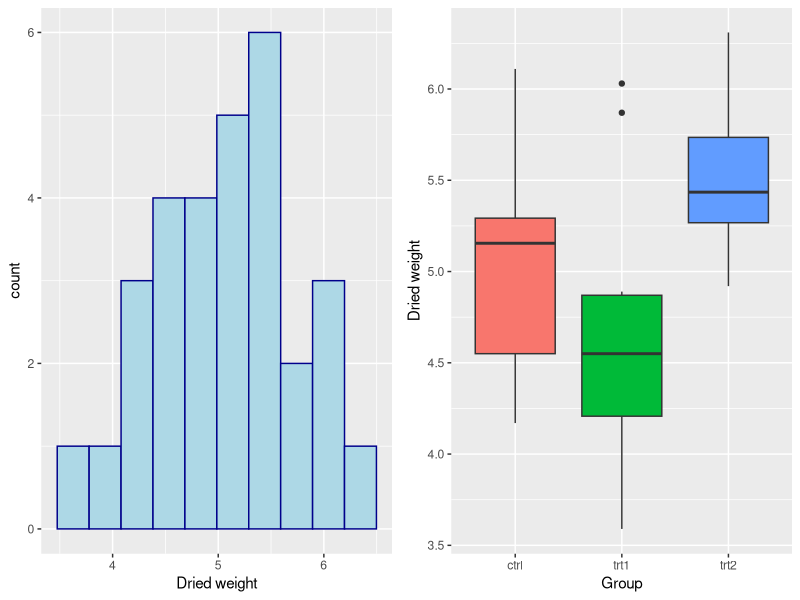
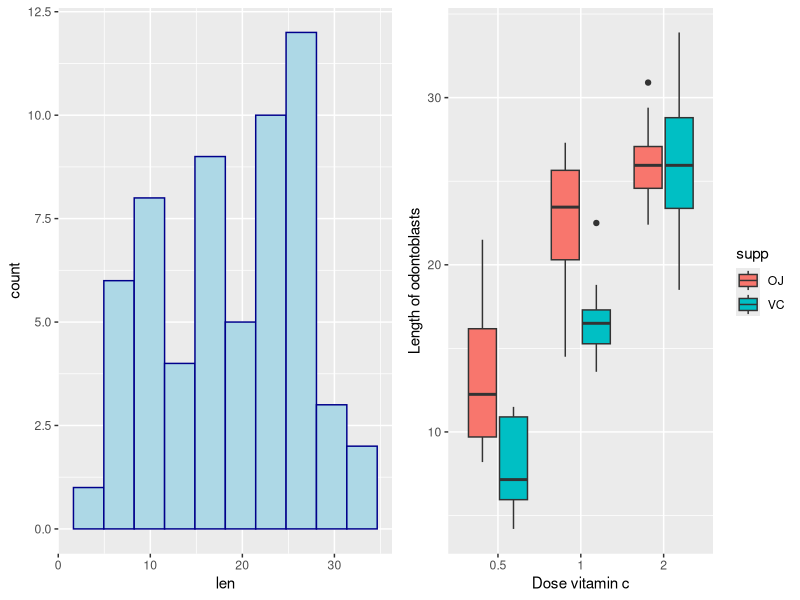

Source code (R) for these figures, in order:
# ---------------------------------------------------------------------------------
# Clase 06 - Script Anova y posteriores
# Dra. Dra. Angélica Rueda
# 15 enero 2022
# Curso Análisis de datos con R para Biociencias.
# ---------------------------------------------------------------------------------

# PAQUETES
library(ggplot2)
library(dplyr)
library(gridExtra) # Permite realizar graficas en paneles
library(knitr) # Permite imprimir tablas desde pruebas estadisticas
library(broom)  # Permite imprimir tablas desde pruebas estadisticas

# ESTUDIO DE CASO: CRECIMIENTO DE PLANTAS

rm(list = ls())

help(PlantGrowth)

my_data <- PlantGrowth
table(my_data$group)
colnames(my_data) <- c("Dried weight","Group")

p <-  ggplot(my_data, aes(x=`Dried weight`)) +
  geom_histogram(color="darkblue", fill="lightblue", bins = 10)

q <- my_data%>% 
  ggplot(aes(x=Group,y=`Dried weight`,fill=Group))+
  geom_boxplot()+
  theme(legend.position="none")+
  labs(x="Group",y="Dried weight")


grid.arrange(p, q, ncol=2, nrow =1)

# ajusta modelo lineal
res.aov <- lm(`Dried weight` ~ Group, data = my_data)

# Realiza inferencia con anova
anova(res.aov)
kable(anova(res.aov))

# Realiza prueba de comparaciones múltiples
fit_anova <- aov(res.aov)
tk <- TukeyHSD(fit_anova)
tk

tidy(tk) %>% kable(caption = "Prueba de Tukey.", digits=2,
                   col.names=c("Trat.","Contraste", "H0",
                               "Diferencia", "IC-bajo","IC-alto",
                               "p-ajustado"))


# ESTUDIO DE CASO: GUINEA PIGS

help(ToothGrowth)
my_data1 <- ToothGrowth
summary(my_data1)

my_data1$dose <- as.factor(my_data1$dose)
summary(my_data1)
table(my_data1$supp, my_data1$dose)

p <-  ggplot(my_data1, aes(x=len)) +
  geom_histogram(color="darkblue", fill="lightblue", bins = 10)

q<- my_data1%>% 
  ggplot(aes(x=dose,y=len,fill=supp))+
  geom_boxplot()+
  labs(x="Dose vitamin c",y="Length of odontoblasts")

grid.arrange(p, q, ncol=2, nrow =1)

# Anova de dos vías con interacción
res.aov2 <- aov(len ~ dose * supp,
                data = my_data1)

# Imprime resultado anova
anova(res.aov2)

# Imprime resultado en formato tabla.
anova(res.aov2)%>% kable(caption = "Anova de dos vías con interacción.",
                         digits=3)
